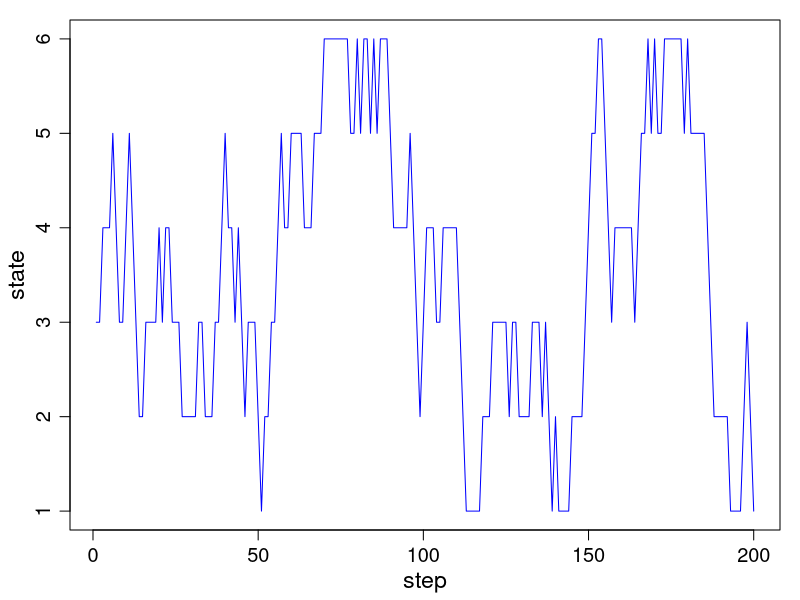
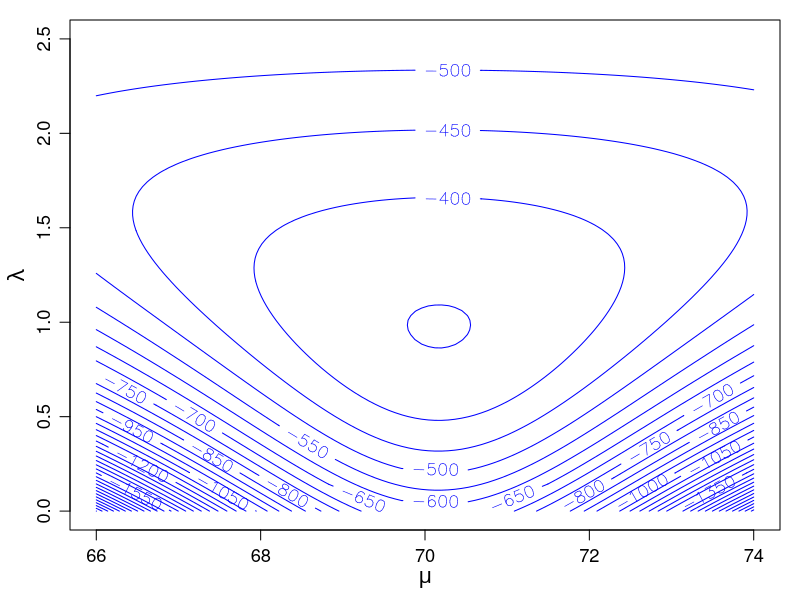
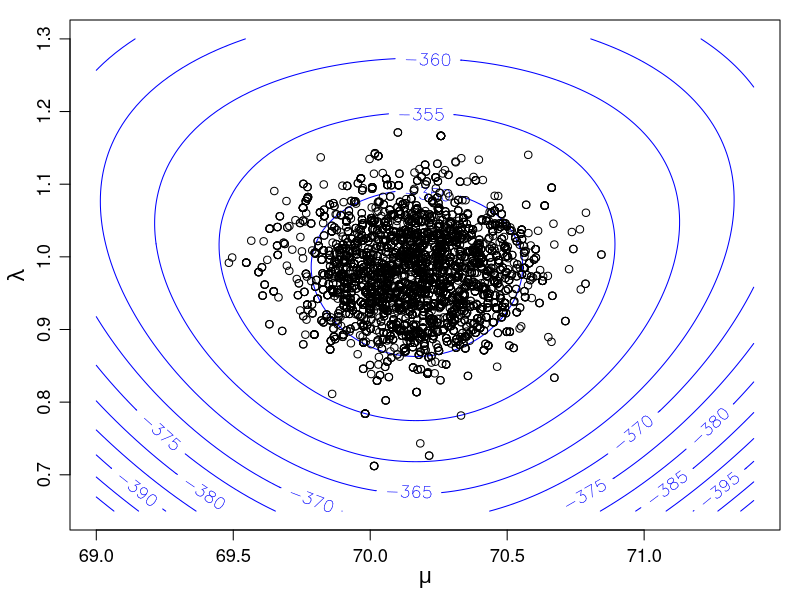
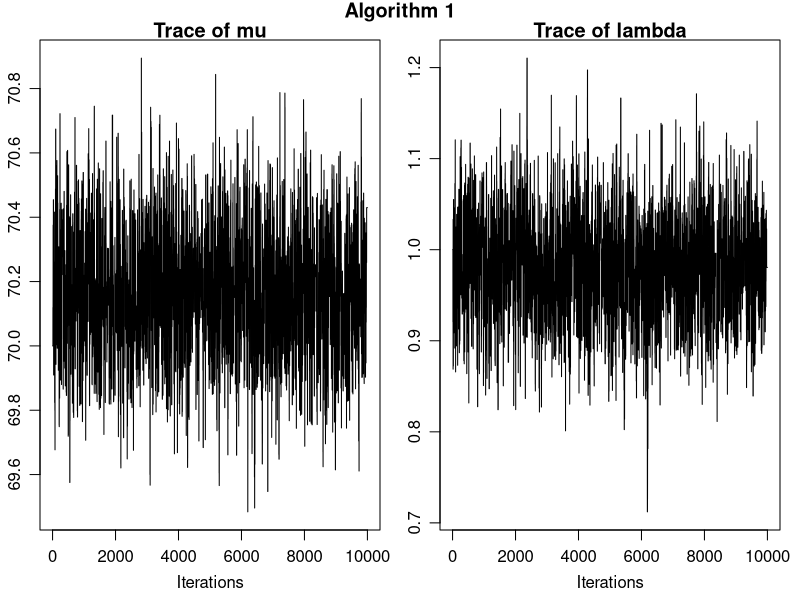
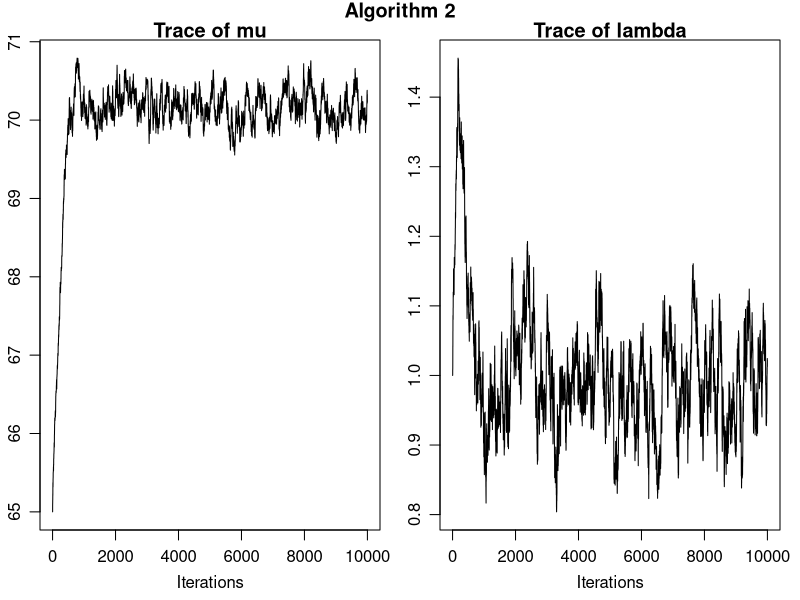
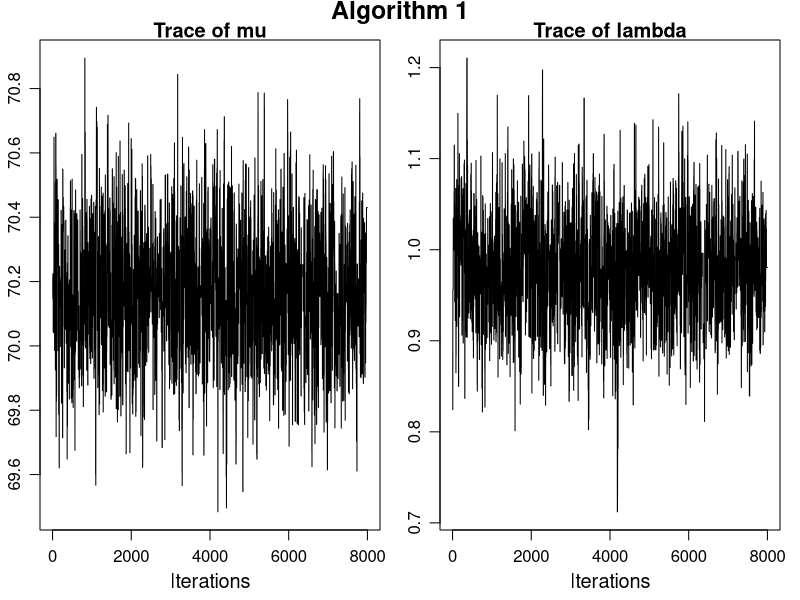
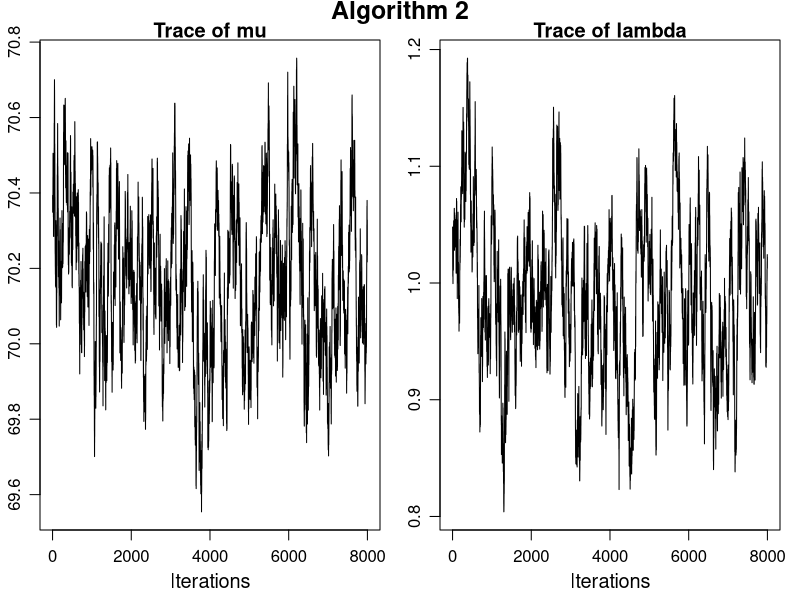
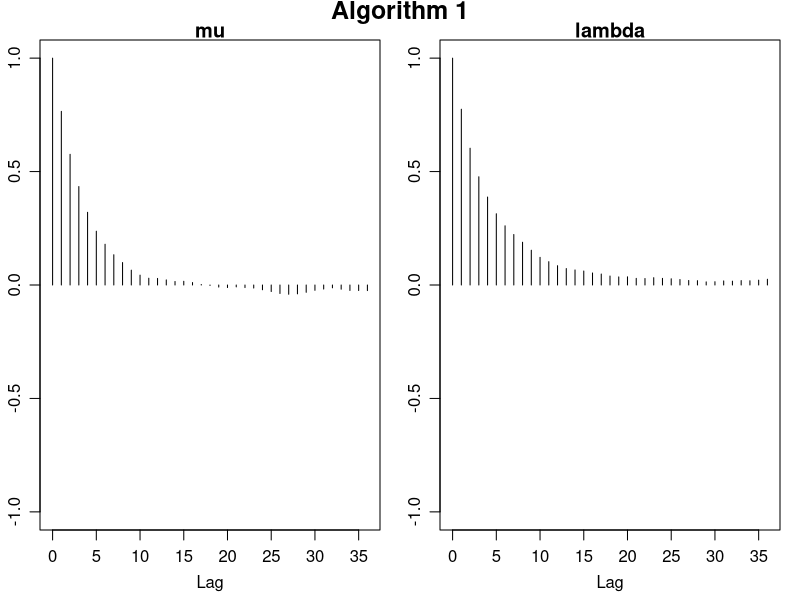

The R script that drew these images, in order:
###### Chapter 7 MCMC: Metropolis-Hastings Algorithm ######

### simulate a discrete Markov chain (Page 8)

# transition matrix
P <- rbind(c(0.5,0.5,0,0,0,0),
           c(0.25,0.5,0.25,0,0,0),
           c(0,0.25,0.5,0.25,0,0),
           c(0,0,0.25,0.5,0.25,0),
           c(0,0,0,0.25,0.5,0.25),
           c(0,0,0,0,0.5,0.5))

N <- 50000         # total no. of steps
l <- rep(0,N)      # path taken 
l[1] <- 3          # starting location = 3

set.seed(4234)
for (i in 2:N){
	l[i] <- sample(1:6, size=1, prob = P[l[i-1],])
}

par(mar=c(3.5,3.5,1,1))
par(mgp=c(2.1,0.8,0))
plot(l[1:200],type="l",xlab="step",ylab="state",col="blue",
     cex.axis=1.2,cex.lab=1.4)

table(l[1:500])/500
table(l[1:5000])/5000
table(l[1:50000])/50000

w <- matrix(c(0.1,0.2,0.2,0.2,0.2,0.1),nrow=1)
w%*%P



### Example: Learning about normal population from grouped data (Page 40)
data <- cbind( c(-Inf,66,68,70,72,74),
               c(66,68,70,72,74,Inf),
               c(14,30,49,70,33,15) )

# compute log posterior
dpnorm <- function(a,b,mu,sigma){
	pnorm(b,mean=mu,sd=sigma) - pnorm(a,mean=mu,sd=sigma)
}

logpost <- function(theta, data){
	G <- nrow(data)
	L <- 0
	mu <- theta[1]
	sigma <- exp(theta[2])
	for (g in 1:G){
		L <- L + data[g,3]*log(dpnorm(data[g,1],data[g,2],mu,sigma))
	}
	return(L)
}

# contour plot
N <- 100
theta1 <- seq(from=66, to=74, length.out=N)
theta2 <- seq(from=0, to=2.5, length.out=N)
z <- matrix(0,N,N)
for (i in 1:N){
	for (j in 1:N){
		theta <- c(theta1[i], theta2[j])
		z[i,j] <- logpost(theta,data)    
}}

par(mar=c(3.5,3.5,1,1))
par(mgp=c(2.1,0.8,0))
contour(x=theta1,y=theta2,z,col="blue",nlevels=30,
        xlab=expression(mu),ylab=expression(lambda),
        cex.axis=1.1,cex.lab=1.3,labcex=1.1)

# find normal approximation
start <- c(70,1)
out <- optim(par=start,fn=logpost,hessian=TRUE,
             control=list(fnscale=-1),data=data)
(post.mode <- out$par)
(post.cov <- -solve(out$hessian))


# Random walk Metropolis-Hastings
require(LearnBayes)
proposal <- list(var=post.cov,scale=2)
set.seed(4234)
fit1 <- rwmetrop(logpost,proposal,start,10000,data)
fit1$accept
# you can also start at post.mode directly; it converges faster

(post.means <- apply(fit1$par[5001:10000,],2,mean))
(post.sds <- apply(fit1$par[5001:10000,],2,sd))

post.mode
sqrt(diag(post.cov))


# contour plot of the posterior (together with the MH draws)
N <- 100
theta1 <- seq(from=69, to=71.4, length.out=N)
theta2 <- seq(from=0.65, to=1.3, length.out=N)
z <- matrix(0,N,N)
for (i in 1:N){
	for (j in 1:N){
		theta <- c(theta1[i], theta2[j])
		z[i,j] <- logpost(theta,data)    
}}

par(mar=c(3.5,3.5,1,1))
par(mgp=c(2.1,0.8,0))
contour(x=theta1,y=theta2,z,col="blue",nlevels=20,
        xlab=expression(mu),ylab=expression(lambda),
        cex.axis=1.1,cex.lab=1.3,labcex=1.1)
points(fit1$par[5001:10000,])


# output analysis
start <- c(65,1)
proposal <- list(var=post.cov,scale=0.2)
# "Algorithm 2"
set.seed(4234)
fit2 <- rwmetrop(logpost,proposal,start,10000,data)
fit2$accept

# create mcmc objects (if input is a matrix, 
# each column should represent one variable)
require(coda)
colnames(fit1$par) <- c("mu","lambda")
colnames(fit2$par) <- c("mu","lambda")
mcmcobj1 <- mcmc(fit1$par)
mcmcobj2 <- mcmc(fit2$par)

# traceplots
par(mar=c(3.5,2,1,1))
par(mgp=c(2.1,0.8,0))
par(mfrow=c(1,2),oma=c(0,0,1,0))
traceplot(mcmcobj1)
title("Algorithm 1", outer=TRUE)

par(mar=c(3.5,2,1,1))
par(mgp=c(2.1,0.8,0))
par(mfrow=c(1,2),oma=c(0,0,1,0))
traceplot(mcmcobj2)
title("Algorithm 2", outer=TRUE)

# remove burn-in period
mcmcobj1 <- mcmc(fit1$par[2001:10000,])
mcmcobj2 <- mcmc(fit2$par[2001:10000,])

# traceplots
par(mar=c(3.5,2,1,1))
par(mgp=c(2.1,0.8,0))
par(mfrow=c(1,2),oma=c(0,0,1,0))
traceplot(mcmcobj1,cex.lab=1.2)
title("Algorithm 1", outer=TRUE, cex.main=1.5)

par(mar=c(3.5,2,1,1))
par(mgp=c(2.1,0.8,0))
par(mfrow=c(1,2),oma=c(0,0,1,0))
traceplot(mcmcobj2,cex.lab=1.2)
title("Algorithm 2", outer=TRUE, cex.main=1.5)

# autocorrelation plots
par(mar=c(3.5,2,1,1))
par(mgp=c(2.1,0.8,0))
par(mfrow=c(1,2),oma=c(0,0,1,0))
autocorr.plot(mcmcobj1)
title("Algorithm 1", outer=TRUE, cex.main=1.5)

par(mar=c(3.5,2,1,1))
par(mgp=c(2.1,0.8,0))
par(mfrow=c(1,2),oma=c(0,0,1,0))
autocorr.plot(mcmcobj2)
title("Algorithm 2", outer=TRUE, cex.main=1.5)


# summary statistics
summary(mcmcobj1)
summary(mcmcobj2)



### A direct R implementation of MH algorithm for the same model
# the same logpost() function as before will be used
require(mvtnorm)
T <- 10^4
theta.trace <- matrix(0,nrow=T,ncol=2)	# record the MCMC draws of theta=(mu,lambda)
colnames(theta.trace) <- c("mu","lambda")
theta.old <- c(70,1)	# initial value
logpost.old <- logpost(theta.old, data) # current value of log posterior
scale.V <- 4*post.cov	# proposal covariance matrix; 
# note that scale=2 means you need to multiply post.cov by 2^2=4
accept <- numeric(T)	# record acceptance=1, rejection=0, for each iteration

set.seed(4234)
#system.time(
for (i in 1:T){
	theta.new <- as.vector(rmvnorm(1, mean=theta.old, sigma=scale.V))
	logpost.new <- logpost(theta.new, data)
	alpha <- min(1, exp(logpost.new - logpost.old))
	u = runif(1)
	if (u < alpha) {
		accept[i] = 1
		theta.old = theta.new
		logpost.old = logpost.new	# update log likelihood only if theta changes
	} else {
		accept[i] = 0
	}
	theta.trace[i,] = theta.old
}
#)
# compare with system.time(fit1 <- rwmetrop(logpost,proposal,start,10000,data))

# trace plot of mu and lambda
mcmcobj3 <- mcmc(theta.trace)

# traceplots
par(mar=c(3.5,2,1,1))
par(mgp=c(2.1,0.8,0))
par(mfrow=c(1,2),oma=c(0,0,1,0))
traceplot(mcmcobj3)
title("Direct Coding MH", outer=TRUE)

# posterior mean and sd of mu and lambda
(post.means <- apply(theta.trace[5001:T,],2,mean))
(post.sds <- apply(theta.trace[5001:T,],2,sd))

# acceptance rate
mean(accept)



  
